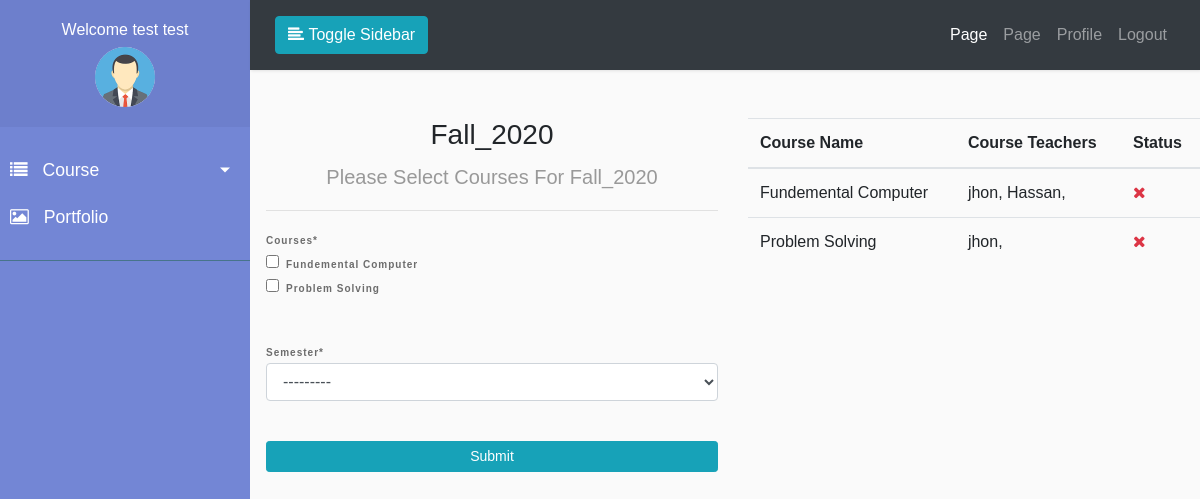
/course/student/course/select/ (signed in), run on the app's committed database.
### accounts/models.py (models this page shows, shortened)
class Profile(models.Model):
    USERTYPE_CHOICES = (
        ('0', 'Teacher'),
        ('1', 'Student'),
    )
    user = models.OneToOneField(
        User, on_delete=models.CASCADE, related_name='user_profile')
    profile_pic = models.ImageField(
        upload_to="profile/%Y/%m/%d/", default="profile/default.png")
    phone_number = models.CharField(max_length=15, default='01xxxxxxxxxx')
    address = models.CharField(default='Your Address', max_length=255)
    bio = models.TextField(default='Your Bio')
    user_type = models.CharField(max_length=10, choices=USERTYPE_CHOICES)
    email_confirmed = models.BooleanField(default=False)
    active = models.BooleanField(default=False)

class Teacher(models.Model):
    teacher = models.OneToOneField(
        User, on_delete=models.CASCADE, related_name='user_teacher')
    department = models.ForeignKey(
        Department, on_delete=models.CASCADE, related_name='department_teacher')
    faculty = models.ForeignKey(
        Faculty, on_delete=models.CASCADE, related_name='faculty_teacher')
    def __str__(self):
        return self.teacher.username

### session/models.py (models this page shows, shortened)
class Semester(models.Model):
	semester_name = models.CharField(max_length=50)
	semester_year = models.CharField(max_length=50)
	semester_full_name = models.CharField(max_length=150)
	active = models.BooleanField(default=False)
	def __str__(self):
		return self.semester_full_name

### course/models.py (models this page shows)
class Course(models.Model):
    semester = models.ForeignKey(
        Semester, on_delete=models.CASCADE, related_name='semester_courses')
    department = models.ForeignKey(
        Department, on_delete=models.CASCADE, related_name='department_courses')
    course_name = models.CharField(max_length=150)
    course_code = models.CharField(max_length=150)
    course_image = models.ImageField(upload_to="course/%Y/%m/%d/")
    course_credit = models.IntegerField()
    def __str__(self):
        return self.course_name

### course/views.py (the view, shortened to what this page needs)
# urls.py: path('student/course/select/', views.StudentCourseSelect.as_view(),
class StudentCourseSelect(AictiveStudentRequiredMixin, View):
    def get(self, request, *args, **kwargs):
        course_select_form = CourseChoiceForm()
        active_semester = Semester.objects.filter(active=True).first()
        student_obj = get_object_or_404(Student, student=request.user.id)
        my_courses = StudentCourse.objects.get(
            student=student_obj, semester=active_semester)
        context = {
            'title': 'Select Course',
            'course_select_form': course_select_form,
            'active_semester': active_semester,
            'my_courses': my_courses
        }
        return render(request, 'accounts/student/course_select.html', context)

### course/forms.py
class CourseChoiceForm(ModelForm):
    class Meta:
        model = StudentCourse
        exclude = ['student']
    def __init__(self, *args, **kwargs):
        super(CourseChoiceForm, self).__init__(*args, **kwargs)
        self.fields['courses'] = forms.ModelMultipleChoiceField(
            queryset=Course.objects.filter(semester__active=True),
            required=True,
            widget=forms.CheckboxSelectMultiple)
        self.fields['semester'] = forms.ModelChoiceField(
            queryset=Semester.objects.filter(active=True))

### accounts/mixins.py (called while the page is built)
	def dispatch(self, request, *args, **kwargs):
		if request.user.is_authenticated and request.user.user_profile.active and request.user.user_profile.user_type=='1':
			return super().dispatch(request, *args, **kwargs)
		else:
			messages.error(request, ('Sorry You Are Not Student'))
			return redirect('accounts:login')

### course/templatetags/simpletags.py (called while the page is built)
@register.filter
def active_semester(all_course):
    if all_course:
        data = all_course.filter(semester__active=True)
        return data
    return all_course

### templates/accounts/student/course_select.html (shortened to what this page needs)
{% extends "dash_base.html" %}
{% load static %}
{% load crispy_forms_tags %}
{% load simpletags %}
{% block sidebar %}
    {% include '../../partials/student/_sidebar.html' %}
{% endblock sidebar %}
{% block maincontent %}
    <div class="container m-2 p-2">
        <div class="row">
            <div class="col-md-6">
                <h3 class="text-center">{{active_semester.semester_full_name}}</h3>
                <p class="text-center lead">
                    Please Select Courses For {{active_semester.semester_full_name}}
                </p>
                <hr>
                <form novalidate action="{% url 'course:student_course_select' %}" method="POST">
                    {{course_select_form.courses|as_crispy_field}}
                    {{course_select_form.semester|as_crispy_field}}
                    <input type="submit" value="Submit" class="btn btn-info btn-block btn-sm">
                </form>
            </div>
            <div class="col-md-6">
                <table class="table table-hover table-inverse">
                    <thead>
                        <tr>
                            <th>Course Name</th>
                            <th>Course Teachers</th>
                            <th>Status</th>
                        </tr>
                    </thead>
                    <tbody>
                        {% for course  in my_courses.courses.all|active_semester %}
                        <tr>
                            <td>{{course.course_name}}</td>
                            {% if course.course_teacher.all.count > 0 %}
                            {% for course in course.course_teacher.all %}
                                <td>
                                        {% for teacher in course.teachers.all %}
                                        {{teacher}},
                                        {% endfor %}
                               </td>
                            {% endfor %}
                            {% else %}
                                <td>
                                    No Teacher Selected
                                </td>
                            {% endif %}
                            <td>
                                {% if  my_courses.active %}
                                   <i class="fa fa-check text-success"></i>
                                {% else %}
                                    <i class="fa fa-times text-danger"></i>
                                {% endif %}
                            </td>
                        </tr>
                        {% endfor %}
                    </tbody>
                </table>
            </div>
        </div>
    </div>
{% endblock maincontent %}

### templates/partials/student/_sidebar.html (shortened to what this page needs)
{% load static %}
<nav id="sidebar">
    <div class="sidebar-header text-center">
        <h6>Welcome {{user.get_full_name}}</h6>
        <img src="{{user.user_profile.profile_pic.url}}" alt="" width="60px" class="rounded-circle text-center">
    </div>
    <ul class="list-unstyled components">
        <li>
           <a href="#pageSubmenu" data-toggle="collapse" aria-expanded="false" class="dropdown-toggle">
                <i class="fa fa-list"></i>
                Course
            </a>
        </li>
    <li>
        <a href="#">
            <i class="fa fa-image"></i>
            Portfolio
        </a>
    </li>
</ul>
<ul class="list-unstyled CTAs">
</ul>
</nav>

### myproject/static/front/css/style.css (style rules this page uses)
.form-group { margin-bottom: 40px; outline: 0px; }
label { margin-bottom: 0px; }
.form-group label { font-size: 10px !important; color: #6C6C6C !important; font-weight: bold !important; letter-spacing: 1px !important; }
body { font-family: 'Poppins', sans-serif; background: #fafafa; }
p { font-family: 'Poppins', sans-serif; font-size: 1.1em; font-weight: 300; line-height: 1.7em; color: #999; }
a, a:hover, a:focus { color: inherit; text-decoration: none; transition: all 0.3s; }
i, span { display: inline-block; }
#sidebar { min-width: 250px; max-width: 250px; background: #7386D5; color: #fff; transition: all 0.3s; }
#sidebar ul li a { text-align: left; }
#sidebar .sidebar-header { padding: 20px; background: #6d7fcc; }
#sidebar ul.components { padding: 20px 0; border-bottom: 1px solid #47748b; }
#sidebar ul li a { padding: 10px; font-size: 1.1em; display: block; }
#sidebar ul li a i { margin-right: 10px; }
a[data-toggle="collapse"] { position: relative; }
.dropdown-toggle::after { display: block; position: absolute; top: 50%; right: 20px; transform: translateY(-50%); }
ul.CTAs { padding: 20px; }

### data on the page
Semester: semester_full_name "Fall_2020"
Course: course_name "Fundemental Computer"
Teacher: teacher.username "jhon"
Teacher: teacher.username "Hassan"
Course: course_name "Problem Solving"

### other printed values
{{ user.get_full_name }} "test test"
